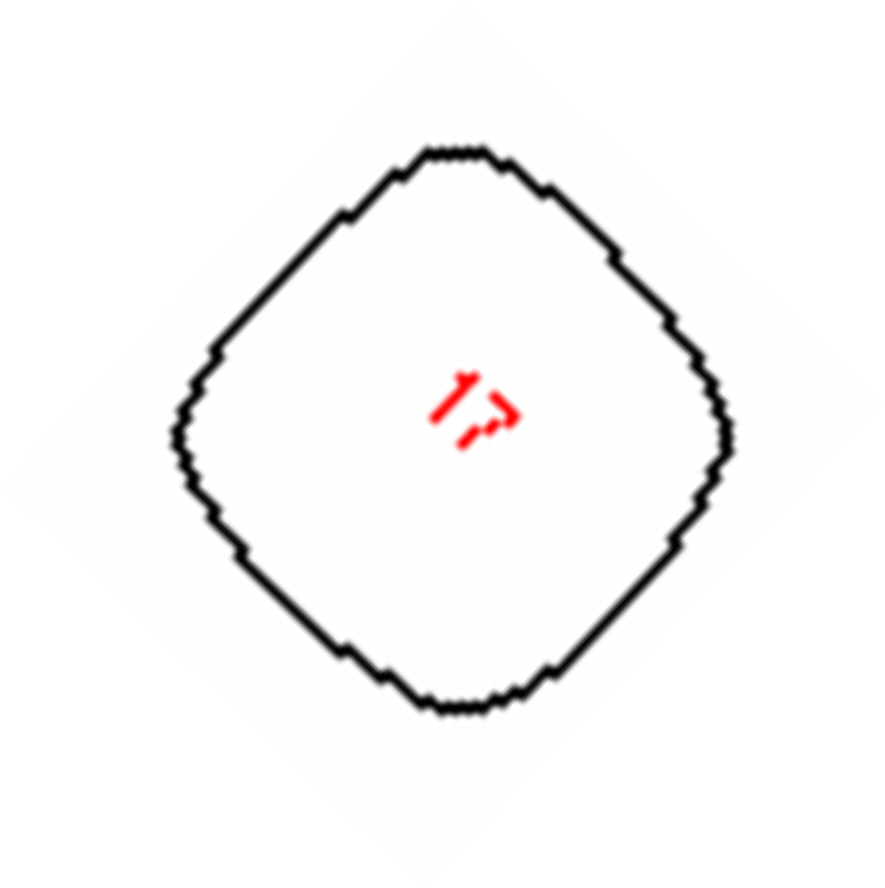
#> input picture images/example2_upscale_bis.png, 885 x 888 px, found by its file name
$ python SR_ARsquare.py
#> lines starting #> are read from the running program, lines starting #| are printed output that depends on the picture; after the words box and inside, x2 and y2 are one past the last pixel; in counts of white or black regions, pixels touching at a corner belong together; long printed decimals are rounded
# -*- coding: utf-8 -*-
"""
Created on Thu Sep 19 14:01:28 2024

@author: abelr and alexandrer
"""


from PIL import Image
import numpy as np
#import scipy.ndimage as ndi
from skimage import measure, filters
import matplotlib.pyplot as plt
import cv2
import math


# Load the uploaded image
image_path = r"F:\Post-doc CERVELLON Alice - RAPETTI Abel (21-22) (J. CORMIER)\13- papiers\03-misfit\python\images\example2_upscale_bis.png"
image = Image.open(image_path)
#> image is the input picture: PIL image 885x888 RGBA; mean R, G, B, A 120.6, 120.1, 120.1, 126.6

def MakeBinary(image_path):
    #Take an image and make binary, needs an image path
    image = Image.open(image_path)
    # Convert the image to grayscale
    gray_image = image.convert("L")
    # Convert the grayscale image to a numpy array
    image_array = np.array(gray_image)
    # Apply a threshold to isolate the particle from the background (assuming white background)
    threshold_value = filters.threshold_otsu(image_array)
    BinaryImage = np.where(image_array < threshold_value, 1, 0)
    return BinaryImage

def GetB(BinaryImage):
    #Take a binary image and gives the bounding box and the B associated (VanSluytmann 2012)
    binary_image = BinaryImage
    # Find the bounding box of the particle using this thresholded binary image
    non_white_pixels_1 = np.argwhere(binary_image > 0)
    # Get the bounding box coordinates
    min_row, min_col = non_white_pixels_1.min(axis=0)
    max_row, max_col = non_white_pixels_1.max(axis=0)
    # Calculate B1, B2 and B for the first image
    B1 = max_col - min_col  # Width of the bounding box
    B2 = max_row - min_row  # Height of the bounding box
    B = (B1 + B2) / 2  # Average of B1 and B2
    return B, B1, B2, min_row, min_col, max_row, max_col

def GetContour(BinaryImage):
    #Take a binary image and returns the Contour
    # Find contours of the particle
    Contours1 = measure.find_contours(BinaryImage, level=0.8)
    # # Find the largest contour, which corresponds to the outer boundary of the particle
    Contours = max(Contours1, key=len)
    return Contours


def find_enclosing_quadrilateral(image_path):
    # Load the image
    img = Image.open(image_path).convert("L")
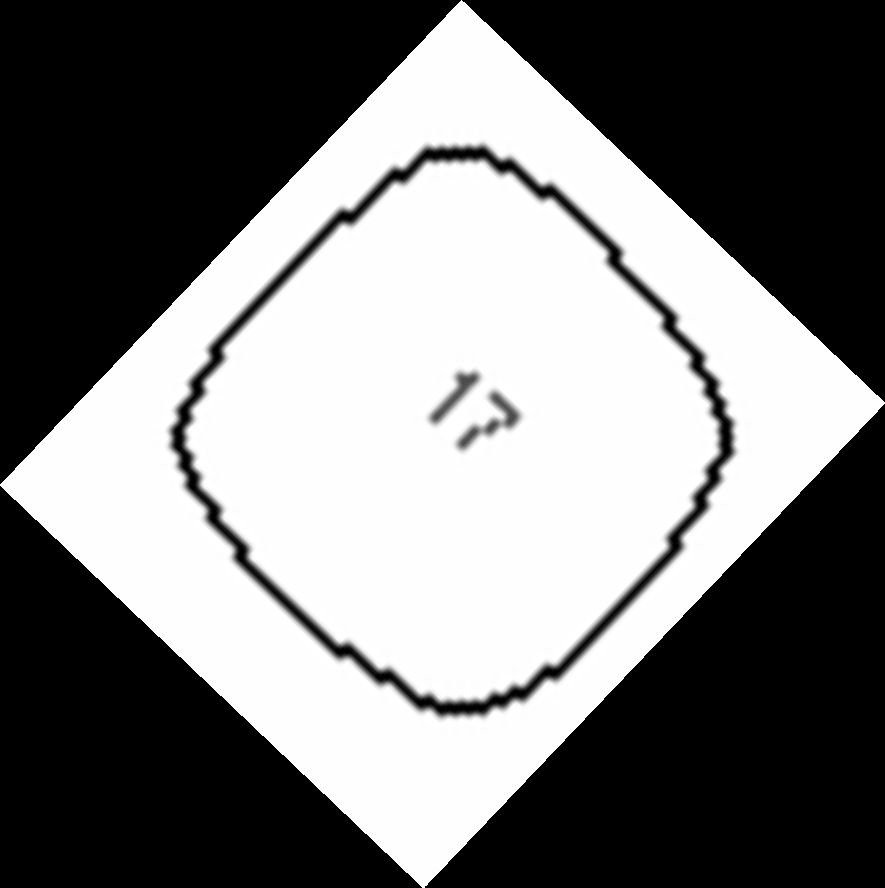
#> img: PIL image 885x888 L; min 0, max 255, mean 120.2

    # Convert the image to binary using Otsu's method
    _, binary_img_otsu = cv2.threshold(np.array(img), 0, 255, cv2.THRESH_BINARY_INV + cv2.THRESH_OTSU)
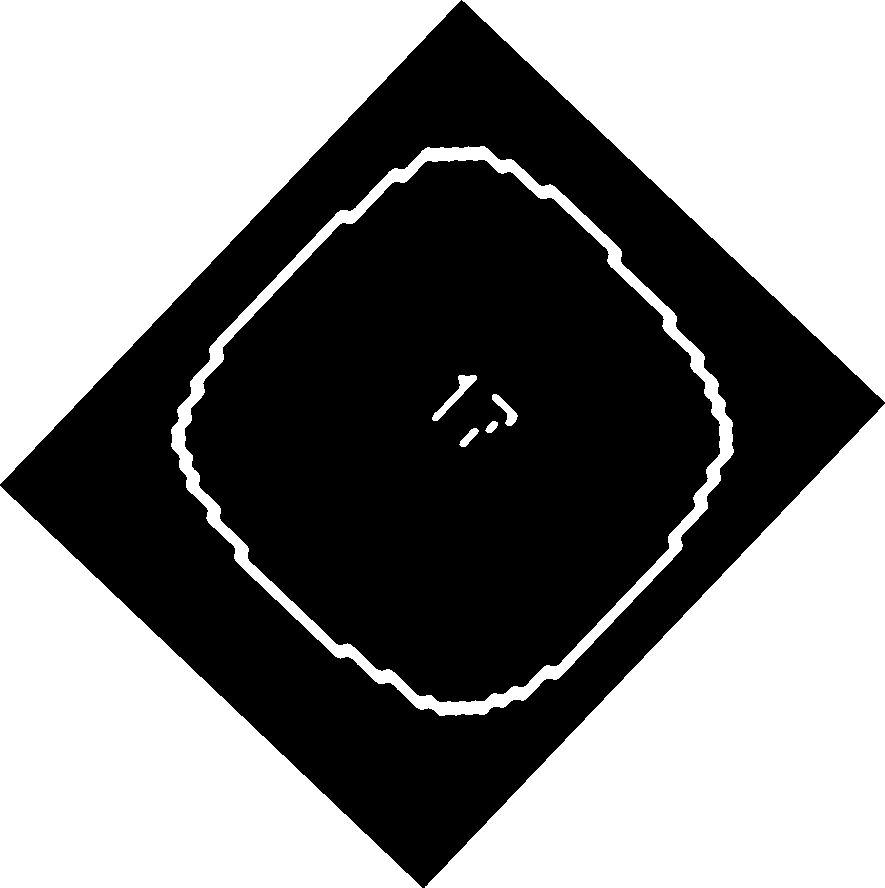
#> binary_img_otsu: shape (888, 885); 52.6% white; 2 black regions

    # Extract contours from the binary image
    contours, _ = cv2.findContours(binary_img_otsu, cv2.RETR_EXTERNAL, cv2.CHAIN_APPROX_SIMPLE)
#> contours = 5 contours; box (x1, y1, x2, y2) and area: (171, 146, 734, 716) 210510, (0, 0, 461, 484) 111077, (425, 404, 885, 888) 110877, (462, 0, 885, 402) 84544, (0, 486, 422, 888) 84412

        # Get the largest contour
    largest_contour = max(contours, key=cv2.contourArea)
#> largest_contour = contour of 371 points, box (x1, y1, x2, y2) (171, 146, 734, 716), area 210510

    # Get the minimum area bounding quadrilateral (external to the particle)
    rect = cv2.minAreaRect(largest_contour)
#> rect = ((458.3, 434), (491.9, 482), -46.42)
    box_points = cv2.boxPoints(rect)
#> box_points = [[463.4, 778.3], [114.2, 446], [453.3, 89.66], [802.5, 421.9]]
    box_points = np.intp(box_points)
#> box_points = [[463, 778], [114, 446], [453, 89], [802, 421]]

    # Create an empty image to draw both the original contour and the quadrilateral
    combined_image = np.zeros_like(binary_img_otsu)

    # Draw the original contour in green
    cv2.drawContours(combined_image, [largest_contour], 0, (150), 1)
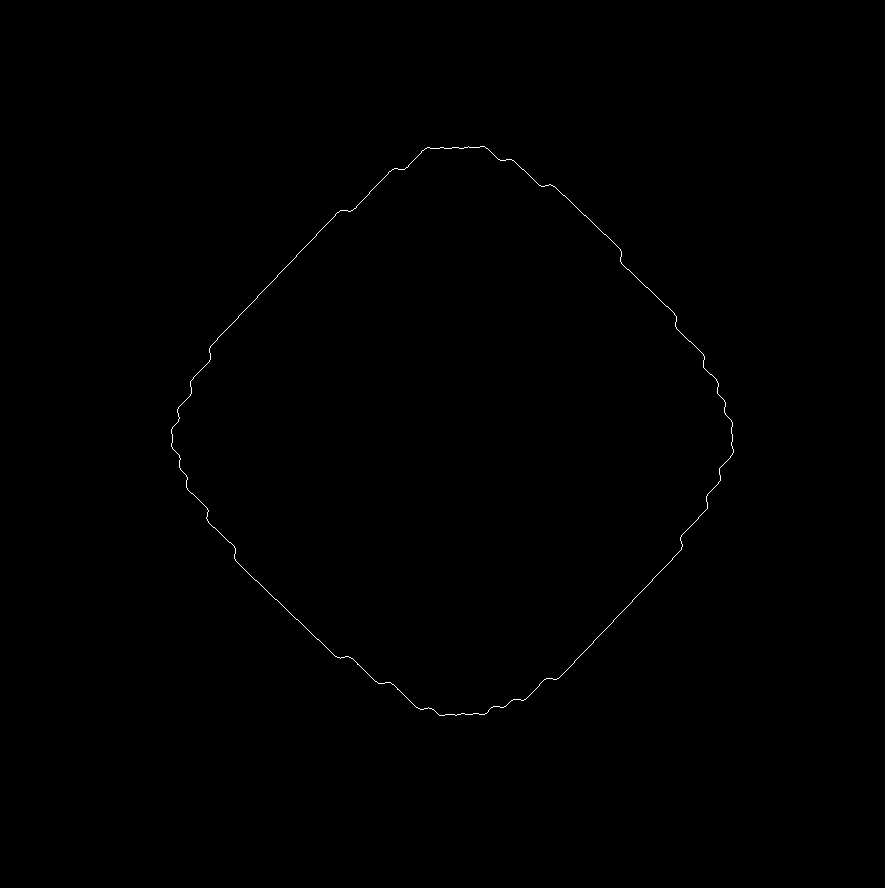
#> combined_image: shape (888, 885); values 0 (black) and 150 (white), 0.18% white in thin lines or dots, all inside (x1, y1, x2, y2) = (171, 146, 734, 716)

    # Draw the enclosing quadrilateral in white
    cv2.drawContours(combined_image, [box_points], 0, (255), 1)
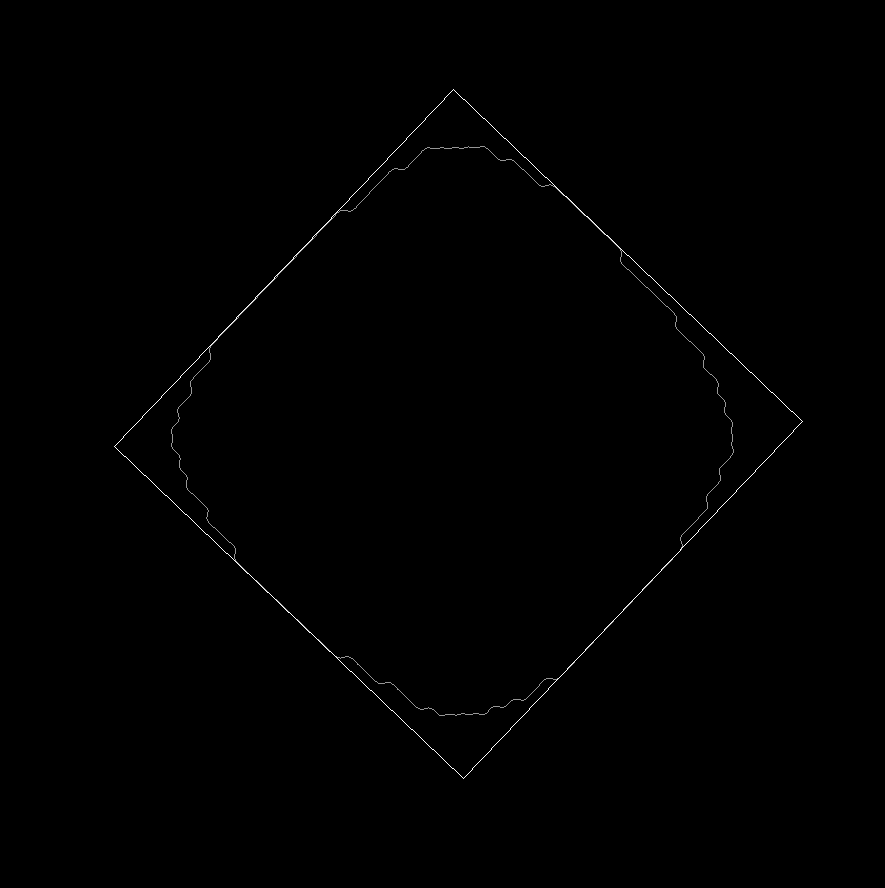
#> combined_image: shape (888, 885); 0.18% of pixels changed, all inside (x1, y1, x2, y2) = (114, 89, 803, 779)

    # Create the plot
    fig, ax = plt.subplots(figsize=(6, 6))
    ax.imshow(combined_image, cmap="gray")
    ax.set_title("Enclosing Quadrilateral vs Particle")

    # Return the figure object
    return fig, box_points

def dimensions_rectangle(A, B, C, D):
  """
  Calcule la longueur et la largeur d'un rectangle à partir des coordonnées de ses sommets.

  Args:
    A: Coordonnées du premier sommet (x1, y1)
    B: Coordonnées du deuxième sommet (x2, y2)
    C: Coordonnées du troisième sommet (x3, y3)
    D: Coordonnées du quatrième sommet (x4, y4)

  Returns:
    Un tuple contenant la longueur et la largeur du rectangle.
  """

  # Calcul de la distance entre A et C (longueur)
  longueur = math.sqrt((C[0] - A[0])**2 + (C[1] - A[1])**2)

  # Calcul de la distance entre A et B (largeur)
  largeur = math.sqrt((B[0] - A[0])**2 + (B[1] - A[1])**2)

  return longueur, largeur

boxPoints= find_enclosing_quadrilateral(image_path)[1]
#> boxPoints = [[463, 778], [114, 446], [453, 89], [802, 421]]
Contours = GetContour(MakeBinary(image_path))
#> in MakeBinary, `threshold_value = filters.threshold_otsu(image_array)`: threshold_value = 126
#> in MakeBinary, `BinaryImage = np.where(image_array < threshold_value, 1, 0)`: BinaryImage: shape (888, 885) int64; values 0 (black) and 1 (white), 52.6% white; 2 black regions, box (x1, y1, x2, y2) and area: (185, 160, 720, 702) 191169, (0, 0, 885, 888) 181136
#> in GetContour, `Contours1 = measure.find_contours(BinaryImage, level=0.8)`: Contours1 = 10 point arrays, longest 2347 points
#> in GetContour, `Contours = max(Contours1, key=len)`: Contours = 2347 pairs, first value 145.8 to 715.2, second value 170.8 to 733.2

# Exemple d'utilisation
A = boxPoints[0]
#> A = [463, 778]
B = find_enclosing_quadrilateral(image_path)[1][1]
#> B = [114, 446]
C = find_enclosing_quadrilateral(image_path)[1][2]
#> C = [453, 89]
D = find_enclosing_quadrilateral(image_path)[1][3]
#> D = [802, 421]

resultat = dimensions_rectangle(A, B, C, D)
#> in dimensions_rectangle, `longueur = math.sqrt((C[0] - A[0])**2 + (C[1] - A[1])**2)`: longueur = 689.1
#> in dimensions_rectangle, `largeur = math.sqrt((B[0] - A[0])**2 + (B[1] - A[1])**2)`: largeur = 481.7
#> resultat = (689.1, 481.7)
print("La longueur du rectangle est :", resultat[0])
#| La longueur du rectangle est : 689.073
print("La largeur du rectangle est :", resultat[1])
#| La largeur du rectangle est : 481.690
max(Contours, key=len)


def DCBB(Contours, Box_points):
    #Take a Contours and returns Distance between the Contour of the particle and the Bounding Box
    # # Convert the contour of the particle to polar coordinates with respect to the center of the bounding box
    # center_x = (min_col + max_col) / 2
    # center_y = (min_row + max_row) / 2
    # Calculate the moments of the contour to find the center
    moments = cv2.moments(Contours)
#> moments = moments, m00 2081770.2, centre m10/m00, m01/m00 = (0.512, 1280.4)
    if moments['m00'] != 0:
            center_x = int(moments['m10'] / moments['m00'])
#> center_x = 0
            center_y = int(moments['m01'] / moments['m00'])
#> center_y = 1280
    else:
        center_x, center_y = 0, 0  # If the contour area is zero, center defaults to (0, 0)

    # Find the largest contour, which corresponds to the outer boundary of the particle
    largest_contour_new = max(Contours, key=len)
#> largest_contour_new = [715.2, 456]
    # # Calculate the polar coordinates (angles and distances from the center)
#> (the run stopped early here; a loop or call above may not have finished)

$ run again, with images/example1.png copied over images/example2_upscale_bis.png
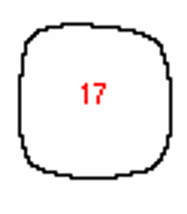
#> input picture images/example1.png, 187 x 214 px, found by its file name
#> image is the input picture: PIL image 187x214 RGBA; mean R, G, B, A 241.7, 240.5, 240.5, 255
#> in find_enclosing_quadrilateral, `_, binary_img_otsu = cv2.threshold(np.array(img), 0, 255, cv2.THRESH_B..`:
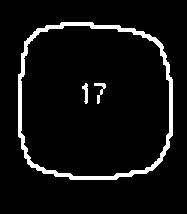
#> binary_img_otsu: shape (214, 187); 6.1% white; 3 white regions
#> contours = 1 contour; box (x1, y1, x2, y2) and area: (18, 22, 173, 180) 21530
#> largest_contour = contour of 125 points, box (x1, y1, x2, y2) (18, 22, 173, 180), area 21530
#> rect = ((95, 100.5), (157, 154), -90)
#> box_points = [[172, 179], [18, 179], [18, 22], [172, 22]]
#> in find_enclosing_quadrilateral, `cv2.drawContours(combined_image, [box_points], 0, (255), 1)`:
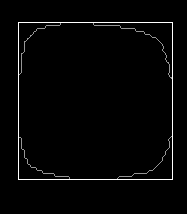
#> combined_image: shape (214, 187); min 0, max 255, mean 5.2
#> threshold_value = 156
#> BinaryImage: shape (214, 187) int64; values 0 (black) and 1 (white), 6.1% white; 3 white regions, box (x1, y1, x2, y2) and area: (18, 22, 173, 180) 2278, (94, 83, 106, 104) 86, (82, 83, 88, 104) 72
#> Contours1 = 6 point arrays, longest 635 points
#> in GetContour, `Contours = max(Contours1, key=len)`: Contours = 635 pairs, first value 21.8 to 179.2, second value 17.8 to 172.2
#> A = [172, 179]
#> B = [18, 179]
#> C = [18, 22]
#> D = [172, 22]
#> longueur = 219.9
#> largeur = 154
#> resultat = (219.9, 154)
#| La longueur du rectangle est : 219.920
#| La largeur du rectangle est : 154.0
#> moments = moments, m00 124386.2, centre m10/m00, m01/m00 = (0.486, 351.8)
#> center_x = 0
#> center_y = 351
#> largest_contour_new = [179.2, 116]

$ run again, with images/example2.png copied over images/example2_upscale_bis.png
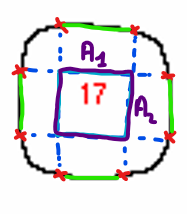
#> input picture images/example2.png, 187 x 214 px, found by its file name
#> image is the input picture: PIL image 187x214 RGBA; mean R, G, B, A 228.9, 227.4, 229.8, 255
#> in find_enclosing_quadrilateral, `_, binary_img_otsu = cv2.threshold(np.array(img), 0, 255, cv2.THRESH_B..`:
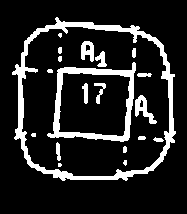
#> binary_img_otsu: shape (214, 187); 14.3% white; 20 white regions (4 under 20 px)
#> contours = 1 contour; box (x1, y1, x2, y2) and area: (12, 17, 176, 181) 21822
#> largest_contour = contour of 175 points, box (x1, y1, x2, y2) (12, 17, 176, 181), area 21822
#> rect = ((93.5, 98.5), (163, 163), -90)
#> box_points = [[175, 180], [12, 180], [12, 17], [175, 17]]
#> in find_enclosing_quadrilateral, `cv2.drawContours(combined_image, [box_points], 0, (255), 1)`:
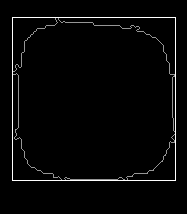
#> combined_image: shape (214, 187); min 0, max 255, mean 6.3
#> threshold_value = 168
#> BinaryImage: shape (214, 187) int64; values 0 (black) and 1 (white), 14.3% white; 20 white regions (4 under 20 px), largest, box (x1, y1, x2, y2) and area: (12, 17, 176, 181) 3019, (47, 62, 136, 142) 1583, (135, 95, 157, 124) 258
#> Contours1 = 25 point arrays, longest 733 points
#> in GetContour, `Contours = max(Contours1, key=len)`: Contours = 733 pairs, first value 16.8 to 180.2, second value 11.8 to 175.2
#> A = [175, 180]
#> B = [12, 180]
#> C = [12, 17]
#> D = [175, 17]
#> longueur = 230.5
#> largeur = 163
#> resultat = (230.5, 163)
#| La longueur du rectangle est : 230.517
#| La largeur du rectangle est : 163.0
#> moments = moments, m00 140812.2, centre m10/m00, m01/m00 = (0.48, 398.6)
#> center_x = 0
#> center_y = 398
#> largest_contour_new = [180.2, 126]
